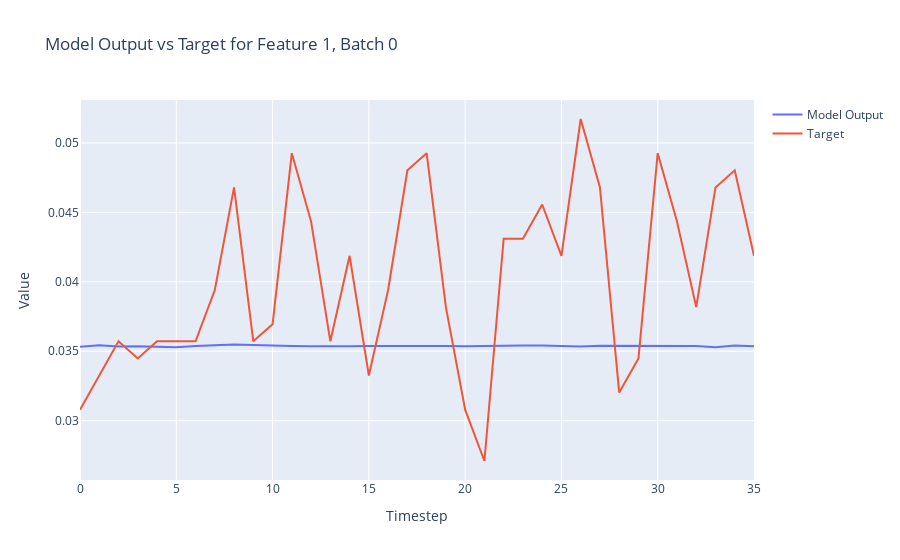

The cell this chart's notebook holds for it:
### Code cell
import plotly.graph_objects as go

def plot_model_output_vs_target(model_outputs, targets, batch_index=0, feature_index=0):
    # Extract the specified feature for the given batch from both the model outputs and targets
    model_output_series = model_outputs[batch_index, :, feature_index].detach().numpy()
    target_series = targets[batch_index, :, feature_index].numpy()
    
    # Create a range for the x-axis (timesteps)
    timesteps = list(range(model_output_series.shape[0]))
    
    # Create traces
    model_trace = go.Scatter(x=timesteps, y=model_output_series, mode='lines', name='Model Output')
    target_trace = go.Scatter(x=timesteps, y=target_series, mode='lines', name='Target')
    
    # Create the figure and add traces
    fig = go.Figure()
    fig.add_trace(model_trace)
    fig.add_trace(target_trace)
    
    # Add title and labels
    fig.update_layout(title=f'Model Output vs Target for Feature {feature_index}, Batch {batch_index}',
                      xaxis_title='Timestep',
                      yaxis_title='Value')
    
    # Show the figure
    fig.show()

# Assuming `y` and `Y` are your model outputs and targets, respectively
# Adjust batch_index and feature_index as needed
plot_model_output_vs_target(outputs.to("cpu"), Y.to("cpu"), batch_index=0, feature_index=1)

### Figure 1 — Plotly figure (JSON) as saved in the notebook; plotly's stock layout.template omitted (floating-point values rounded to 4 significant figures)
{"data": [{"mode": "lines", "name": "Model Output", "type": "scatter", "x": [0, 1, 2, 3, 4, 5, 6, 7, 8, 9, 10, 11, 12, 13, 14, 15, 16, 17, 18, 19, 20, 21, 22, 23, 24, 25, 26, 27, 28, 29, 30, 31, 32, 33, 34, 35], "y": [0.03532, 0.03542, 0.03533, 0.03536, 0.03532, 0.03528, 0.03537, 0.03542, 0.03548, 0.03544, 0.03539, 0.03537, 0.03536, 0.03534, 0.03536, 0.03538, 0.03539, 0.03538, 0.03539, 0.03537, 0.03535, 0.03539, 0.03538, 0.03541, 0.03542, 0.03538, 0.03533, 0.0354, 0.0354, 0.03538, 0.03538, 0.03541, 0.03537, 0.03528, 0.03541, 0.03535]}, {"mode": "lines", "name": "Target", "type": "scatter", "x": [0, 1, 2, 3, 4, 5, 6, 7, 8, 9, 10, 11, 12, 13, 14, 15, 16, 17, 18, 19, 20, 21, 22, 23, 24, 25, 26, 27, 28, 29, 30, 31, 32, 33, 34, 35], "y": [0.03079, 0.03325, 0.03571, 0.03448, 0.03571, 0.03571, 0.03571, 0.03941, 0.0468, 0.03571, 0.03695, 0.04926, 0.04433, 0.03571, 0.04187, 0.03325, 0.03941, 0.04803, 0.04926, 0.03818, 0.03079, 0.02709, 0.0431, 0.0431, 0.04557, 0.04187, 0.05172, 0.0468, 0.03202, 0.03448, 0.04926, 0.04433, 0.03818, 0.0468, 0.04803, 0.04187]}], "layout": {"title": {"text": "Model Output vs Target for Feature 1, Batch 0"}, "xaxis": {"title": {"text": "Timestep"}}, "yaxis": {"title": {"text": "Value"}}}}
